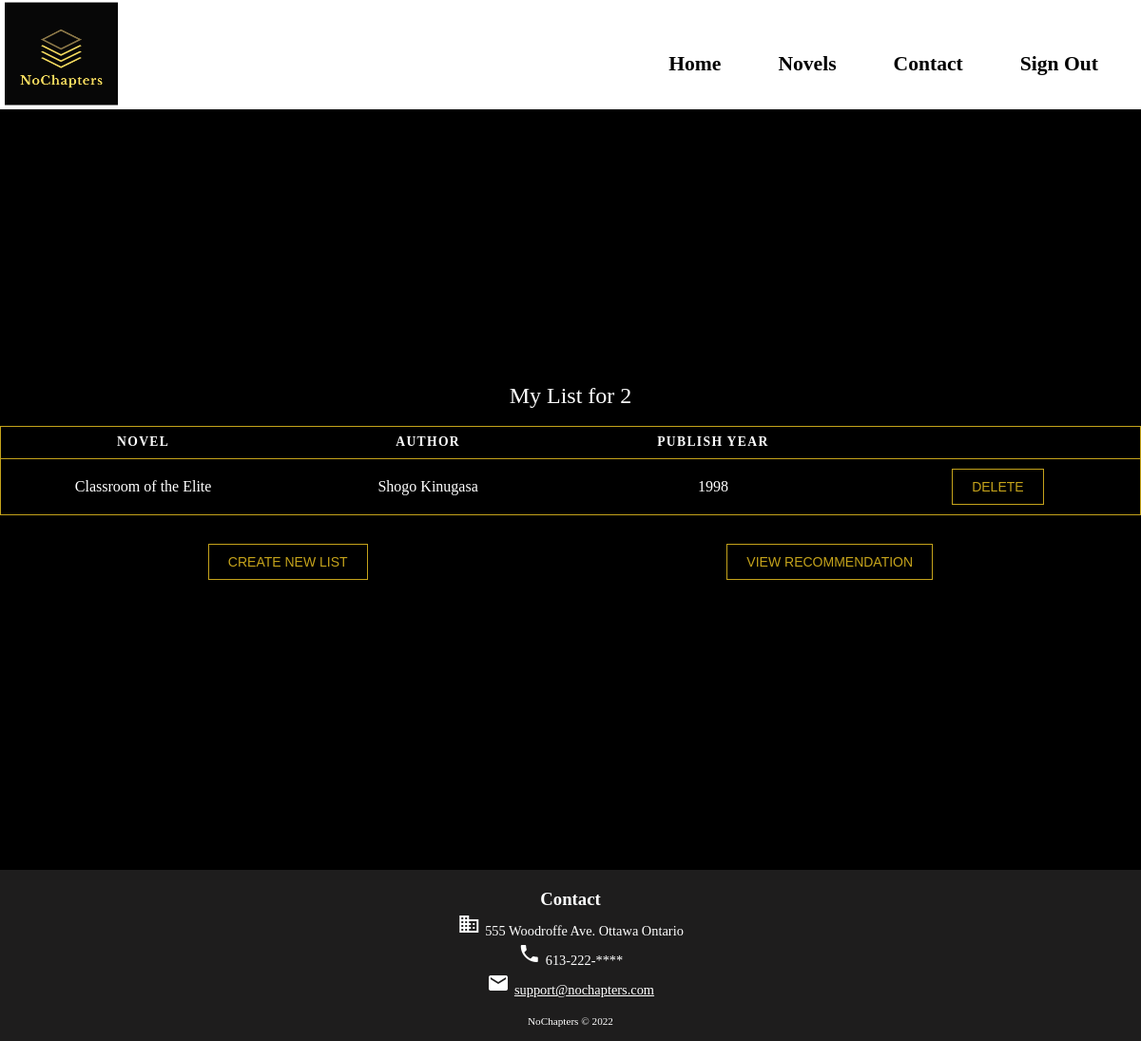
Screenshot of /userList.php (signed in) with the database file from the repository.
### tables this page shows
CREATE TABLE IF NOT EXISTS `novels` (
  `novel_id` int(20) NOT NULL AUTO_INCREMENT,
  `novel_title` varchar(50) NOT NULL,
  `novel_author` varchar(50) NOT NULL,
  `novel_publish_year` int(6) NOT NULl,
  `user_id` int(20) NOT NULL,
  PRIMARY KEY (`novel_id`),
  FOREIGN KEY (`user_id`) REFERENCES `users`(`user_id`)
);

### userList.php (the view, shortened to what this page needs)
<!DOCTYPE html>
<html lang="en">
<head>
    <link rel="stylesheet" href="CSS/styleAssign2.css" type="text/css">
    <link rel="stylesheet" href="./CSS/styleUserList.css">
</head>
<body>
    <header>
        <nav class=" nav-bar">
                <img src="images/nochapters.png" alt="company-logo" class="nav-logo">
            <div class="nav-links">
                <a href="index.php" id="home">Home</a>
                <a href="Description.php" id="novels">Novels</a>
                <a href="#contact">Contact</a>
                <a href="./sign-out.php" id="sign-out">Sign Out</a>
            </div>
        </nav>
    </header>
    <section class="cart_section">
        <div class="container">
            <table>
                <caption>My List for <?= $_COOKIE['userName'] ?></caption>
                <thead>
                    <tr>
                        <th scope="col">Novel</th>
                        <th scope="col">Author</th>
                        <th scope="col">Publish Year</th>
                        <th scope="col"> </th>
                    </tr>
                </thead>
                <tbody>
                    <?php
                    $my_db = dbConnect();
                    $current_userID = $_COOKIE['userID'];
                    $sql = "SELECT novels.novel_id, novels.novel_title, novels.novel_author, novels.novel_publish_year FROM novels
                    INNER JOIN users ON  novels.user_id = users.user_id
                    WHERE users.user_id  = '$current_userID'
                    GROUP BY novels.novel_id";
                    $result = $my_db->query($sql);
                    if ($result->num_rows > 0) {
                        while ($row = $result->fetch_assoc()) {
                            echo
                            "<tr>
                            <td data-label=\"Novel\">" . $row["novel_title"] . "</td>
                            <td data-label=\"Author\">" . $row["novel_author"] . "</td>
                            <td data-label=\"Publish Year\">" . $row["novel_publish_year"] . "</td>
                            <td data-label=\"\">" . "<a href=\"deleteList.php?id=" . $row["novel_id"] . "\"><button type=\"button\" class=\"myBtn_order_page\">Delete</button></a></td>
                            </tr>
                            </form>";
                        }
                    }
                    ?>
                </tbody>
            </table>
            <div class="button_container_order_page">
                <a href="./newList.php"><button type="button" id="new_list" class="myBtn_order_page">create new list</button></a>
                <a href="./Description.php"><button type="button" id="recomendation" class="myBtn_order_page">view recommendation</button></a>
            </div>
        </div>
    </section>
    <footer>
        <div id="contact">
            <h3>Contact</h3>
            <p class="footer-p"><span class="material-icons">business</span>555 Woodroffe Ave. Ottawa Ontario</p>
            <p class="footer-p"><span class="material-icons">phone</span>613-222-****</p>
            <p id="footer-mail" class="footer-p"><span class="material-icons">mail</span>support@nochapters.com</p>
            <p class="footer-p" id="copyright">NoChapters © 2022</p>
        </div>
    </footer>
</body>
</html>

### CSS/styleAssign2.css (style rules this page uses)
* { margin: 0; padding: 0; color: white; }
body { font-family: Georgia, 'Times New Roman', Times, serif; box-sizing: border-box; background-color: black; }
.nav-bar { overflow: hidden; background-color: white; padding: 0 15px 0 0; }
.nav-bar a { float: left; color: black; font-weight: bold; padding: 10px 30px; text-decoration: none; font-size: 135%; line-height: 75px; }
.nav-links { float: right; margin-top: 20px; }
.nav-logo { max-width: 10%; max-height: 10%; margin-left: 5px; margin-top: 2px; }
footer { background-color: rgb(30, 29, 29); color: white; text-align: center; padding: 20px 10px 15px; margin-top: 0px; }
.footer-p { padding-top: 3px; font-size: 90%; }
#footer-mail { text-decoration: underline; padding-bottom: 15px; }
.material-icons { padding: 0 5px 0 0; }
#copyright { font-size: 70%; }

### CSS/styleUserList.css (style rules this page uses)
*, *:before, *:after { box-sizing: border-box; }
h1, h2, h3, h4, h5, h6 { margin: 0; }
.cart_section { width: 100%; height: 100vh; background-color: black; display: flex; flex-direction: column; justify-content: center; }
.container { width: 100%; max-width: 1200px; max-height: auto; margin: 0 auto; }
table { color: #ffff; border: 1px solid rgb(197, 163, 27); border-collapse: collapse; margin-bottom: 20px; padding: 0; width: 100%; table-layout: fixed; }
table caption { color: #ffff; font-size: 1.5em; margin: .5em 0 .75em; }
table tr { border: 1px solid rgb(197, 163, 27); padding: .4em; }
table th, table td { padding: .625em; text-align: center; }
table th { font-size: .85em; letter-spacing: .1em; text-transform: uppercase; }
.button_container_order_page { display: flex; align-items: center; justify-content: space-around; margin: 30px; }
.myBtn_order_page { border: 1px solid; background-color: transparent; text-transform: uppercase; font-size: 14px; padding: 10px 20px; font-weight: 300; color: rgb(197, 163, 27) }

### rows the page displays
novels: novel_title "Classroom of the Elite", novel_author "Shogo Kinugasa", novel_publish_year "1998"

### other values shown
$_COOKIE['userName'] "2"
